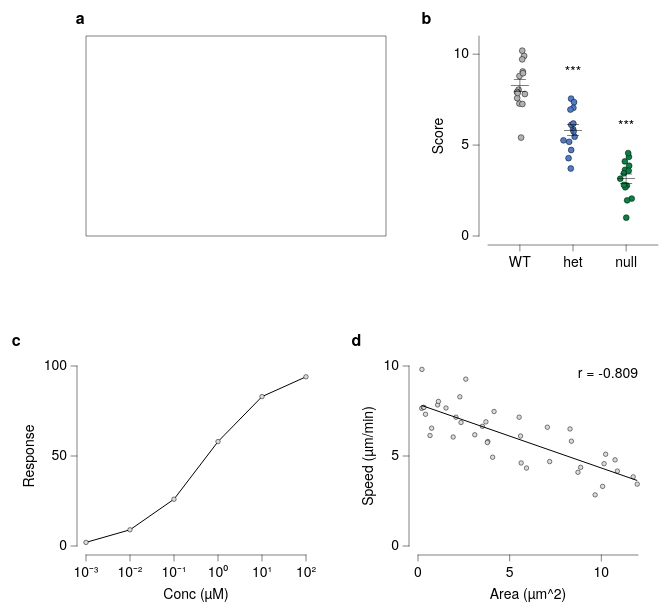

Describe this chart as a Vega-Lite specification.
### Vega-Lite specification from a JSON file in a GitHub repository (floating-point values rounded to 4 significant figures)
{"background": null, "config": {"arc": {"fill": "#DBDBDB", "fillOpacity": 1.0, "innerRadius": 25.0, "padAngle": 0.03, "stroke": "black", "strokeOpacity": 1, "strokeWidth": 0.25}, "area": {"fill": "#DBDBDB", "fillOpacity": 1.0, "stroke": "black", "strokeOpacity": 1, "strokeWidth": 0.25}, "axis": {"domain": true, "domainCap": "round", "domainColor": "black", "domainWidth": 0.25, "grid": false, "gridCap": "round", "gridColor": "#F1F1F1", "gridDash": [0, 0], "gridOpacity": 1.0, "gridWidth": 0.25, "labelColor": "black", "labelFont": "Helvetica Neue, HelveticaNeue, Helvetica, Arial, sans-serif", "labelFontSize": 7, "labelFontStyle": "normal", "labelFontWeight": 400, "offset": 4.5, "ticks": true, "tickCap": "round", "tickColor": "black", "tickRound": false, "tickSize": 3, "tickWidth": 0.25, "titleColor": "black", "titleFont": "Helvetica Neue, HelveticaNeue, Helvetica, Arial, sans-serif", "titleFontSize": 7, "titleFontStyle": "normal", "titleFontWeight": 400}, "axisX": {"domain": true, "labelAlign": "center", "labelAngle": 0, "labels": true, "ticks": true, "translate": 0}, "axisY": {"domain": true, "labelAlign": "right", "labelAngle": 0, "labels": true, "ticks": true, "translate": 0}, "axisRight": {"domain": true, "labelAlign": "left", "labelAngle": 0, "labels": true, "ticks": true, "translate": 0}, "axisTop": {"domain": true, "labelAlign": "center", "labelAngle": 0, "labels": true, "ticks": true, "translate": 0}, "axisBand": {"tickOffset": 0}, "bar": {"fill": "#DBDBDB", "fillOpacity": 1.0, "stroke": "black", "strokeOpacity": 1, "strokeWidth": 0.25}, "boxplot": {"size": 9.0, "ticks": {"cornerRadius": 0.25, "fill": "black", "opacity": 1, "size": 4.5, "thickness": 0.25}, "box": {"fillOpacity": 1.0, "stroke": "black", "strokeOpacity": 1, "strokeWidth": 0.25}, "median": {"cornerRadius": 0, "fill": "black", "fillOpacity": 1.0, "opacity": 1, "size": 9.0, "thickness": 0.25}, "rule": {"fill": "black", "fillOpacity": 1.0, "size": 10.0, "stroke": "black", "strokeDash": [0, 0], "strokeOpacity": 1, "strokeWidth": 0.25}, "outliers": {"color": "black", "fill": "black", "fillOpacity": 1.0, "size": 0, "stroke": "black", "strokeOpacity": 1, "strokeWidth": 0.25}}, "circle": {"fill": "black", "fillOpacity": 1.0, "size": 1.25, "stroke": null, "strokeOpacity": 1, "strokeWidth": 0.25}, "errorband": {"band": {"fillOpacity": 0.6, "stroke": null, "strokeWidth": 0.25, "strokeOpacity": 1}, "borders": {"opacity": 0, "strokeOpacity": 0.25, "strokeWidth": 1}}, "errorbar": {"opacity": 1, "rule": {"strokeDash": [0, 0], "strokeWidth": 0.25}, "ticks": {"color": "black", "cornerRadius": 0.125, "opacity": 1, "size": 6.0, "thickness": 0.25}, "thickness": 0.25}, "font": "Helvetica Neue, HelveticaNeue, Helvetica, Arial, sans-serif", "geoshape": {"fill": "#DBDBDB", "fillOpacity": 1.0, "stroke": "black", "strokeOpacity": 1, "strokeWidth": 0.25}, "header": {"labelColor": "black", "labelFont": "Helvetica Neue, HelveticaNeue, Helvetica, Arial, sans-serif", "labelFontSize": 7, "labelFontStyle": "normal", "labelFontWeight": 400, "titleColor": "black", "titleFont": "Helvetica Neue, HelveticaNeue, Helvetica, Arial, sans-serif", "titleFontSize": 7, "titleFontStyle": "normal", "titleFontWeight": 400, "titlePadding": 0}, "legend": {"disable": false, "offset": 4.5, "titlePadding": 4, "labelOffset": 2, "gradientLabelOffset": 2, "gradientLength": 50.0, "gradientThickness": 5.0, "gradientOpacity": 1.0, "gradientStrokeColor": "black", "gradientStrokeWidth": 0.25, "labelColor": "black", "labelFont": "Helvetica Neue, HelveticaNeue, Helvetica, Arial, sans-serif", "labelFontSize": 7, "labelFontStyle": "normal", "labelFontWeight": 400, "strokeColor": "black", "strokeWidth": 0, "symbolSize": 42, "symbolStrokeColor": "black", "symbolStrokeWidth": 0.25, "titleColor": "black", "titleFont": "Helvetica Neue, HelveticaNeue, Helvetica, Arial, sans-serif", "titleFontSize": 7, "titleFontStyle": "normal", "titleFontWeight": 400}, "line": {"color": "black", "stroke": "black", "strokeCap": "butt", "strokeDash": [0, 0], "strokeOpacity": 1, "strokeWidth": 0.5}, "point": {"filled": true, "fill": "#DBDBDB", "fillOpacity": 1.0, "size": 5.0, "stroke": "black", "strokeOpacity": 1, "strokeWidth": 0.25}, "range": {"category": ["#B2B2B2", "#4A7CD3", "#008542", "#664CAF", "#509F98", "#636363", "#284F93", "#005226", "#382864", "#285753"], "diverging": {"scheme": ["#443E60", "#5F597E", "#7C759B", "#9994B6", "#B7B4CC", "#D6D5DC", "#F6F6F6", "#D1DAD9", "#A4C2BF", "#7AA9A4", "#578E89", "#37736E", "#1B5954"]}, "heatmap": {"scheme": ["#440154", "#472270", "#433E82", "#38598C", "#2C728E", "#238A8D", "#24A086", "#39B578", "#5DC862", "#96D646", "#CAE02D", "#FDE724"]}, "ordinal": {"scheme": ["#F1F1F1", "#DBDBDB", "#C6C6C6", "#B2B2B2", "#9D9D9D", "#898989", "#767676", "#636363", "#515151", "#404040", "#2F2F2F", "#1F1F1F"]}, "ramp": {"scheme": ["#440154", "#472270", "#433E82", "#38598C", "#2C728E", "#238A8D", "#24A086", "#39B578", "#5DC862", "#96D646", "#CAE02D", "#FDE724"]}}, "rule": {"color": "black", "stroke": "black", "strokeCap": "round", "strokeDash": [2, 2], "strokeOpacity": 1, "strokeWidth": 0.25}, "scale": {"barBandPaddingInner": 0.1, "rectBandPaddingInner": 0, "tickBandPaddingInner": 0.1, "bandPaddingOuter": 0.1, "bandWithNestedOffsetPaddingInner": 0.2, "bandWithNestedOffsetPaddingOuter": 0.2, "offsetBandPaddingInner": 0, "offsetBandPaddingOuter": 0, "round": false}, "rect": {"fill": "#DBDBDB", "fillOpacity": 1.0, "stroke": "black", "strokeOpacity": 1, "strokeWidth": 0.25}, "square": {"fill": "#DBDBDB", "fillOpacity": 1.0, "size": 10.0, "stroke": "black", "strokeOpacity": 1, "strokeWidth": 0.25}, "text": {"color": "black", "font": "Helvetica Neue, HelveticaNeue, Helvetica, Arial, sans-serif", "fontSize": 7, "fontStyle": "normal", "fontWeight": 400}, "tick": {"color": "black", "cornerRadius": 0.125, "opacity": 1.0, "size": 9.0, "thickness": 0.25}, "title": {"anchor": "middle", "frame": "group", "color": "black", "font": "Helvetica Neue, HelveticaNeue, Helvetica, Arial, sans-serif", "fontSize": 7, "fontStyle": "normal", "fontWeight": 400, "subtitleColor": "black", "subtitleFont": "Helvetica Neue, HelveticaNeue, Helvetica, Arial, sans-serif", "subtitleFontSize": "Helvetica Neue, HelveticaNeue, Helvetica, Arial, sans-serif", "subtitleFontStyle": "normal", "subtitleFontWeight": 400}, "trail": {"color": "black", "opacity": 1, "size": 0.5}, "view": {"continuousWidth": 100, "continuousHeight": 100, "discreteWidth": 100, "discreteHeight": 100, "fill": null, "stroke": null, "strokeWidth": 0.25}}, "vconcat": [{"hconcat": [{"vconcat": [{"mark": {"type": "point", "opacity": 0}, "height": 100, "name": "__dsfigure_blank_1", "view": {"fill": "white", "stroke": "black", "strokeDash": [0, 0], "strokeWidth": 0.25}, "width": 150}], "data": {"values": [{"__dysonsphere__": 1}]}, "name": "__dsfigure_label_1", "title": {"text": "a", "anchor": "start", "dx": -5, "dy": 0, "fontSize": 8, "fontWeight": 700, "frame": "bounds"}}, {"vconcat": [{"layer": [{"data": {"name": "data-1cf6b21261ba260b8a5f35144bc8ea1c"}, "mark": {"type": "circle", "opacity": 1.0, "size": 8.5, "stroke": "black", "strokeOpacity": 1, "strokeWidth": 0.25}, "encoding": {"color": {"field": "genotype", "legend": null, "scale": {"domain": ["WT", "het", "null"]}, "sort": ["WT", "het", "null"], "title": null, "type": "nominal"}, "x": {"axis": {}, "field": "genotype", "scale": {"domain": ["WT", "het", "null"]}, "sort": ["WT", "het", "null"], "title": null, "type": "nominal"}, "xOffset": {"field": "jitter_x", "scale": {"domain": [-4.756, 4.756], "range": [5.869, 15.38]}, "type": "quantitative"}, "y": {"field": "value", "title": "Score", "type": "quantitative"}}}, {"data": {"name": "data-179ce15e0838628223aaa660ed5f4d87"}, "mark": {"type": "errorbar"}, "encoding": {"x": {"axis": {}, "field": "genotype", "scale": {"domain": ["WT", "het", "null"]}, "sort": ["WT", "het", "null"], "title": null, "type": "nominal"}, "y": {"field": "__mean", "title": "Score", "type": "quantitative"}, "yError": {"field": "__error"}}}, {"data": {"name": "data-179ce15e0838628223aaa660ed5f4d87"}, "mark": {"type": "tick"}, "encoding": {"x": {"axis": {}, "field": "genotype", "scale": {"domain": ["WT", "het", "null"]}, "sort": ["WT", "het", "null"], "title": null, "type": "nominal"}, "y": {"field": "__mean", "title": "Score", "type": "quantitative"}}}, {"layer": [{"data": {"values": [{"y": 7.554, "label": "***", "__dysonsphere__": 1}]}, "mark": {"type": "text", "align": "center", "baseline": "bottom", "dy": -10.0, "fontSize": 7}, "encoding": {"text": {"field": "label", "type": "nominal"}, "x": {"value": 42.5}, "y": {"field": "y", "type": "quantitative"}}}, {"data": {"values": [{"y": 4.56, "label": "***", "__dysonsphere__": 1}]}, "mark": {"type": "text", "align": "center", "baseline": "bottom", "dy": -10.0, "fontSize": 7}, "encoding": {"text": {"field": "label", "type": "nominal"}, "x": {"value": 69.06}, "y": {"field": "y", "type": "quantitative"}}}], "name": "__dysonsphere_62b8b2c6566a548c_1"}], "height": 100, "width": 85}], "name": "__dsfigure_label_2", "title": {"text": "b", "anchor": "start", "dx": -5, "dy": 0, "fontSize": 8, "fontWeight": 700, "frame": "bounds"}}], "resolve": {"scale": {"color": "independent"}}, "spacing": 16}, {"hconcat": [{"vconcat": [{"mark": {"type": "line", "point": true}, "encoding": {"x": {"axis": {"labelExpr": "round(log(datum.value) / log(10)) < 0 ? '10⁻' + (abs(round(log(datum.value) / log(10))) >= 10 ? '⁰¹²³⁴⁵⁶⁷⁸⁹'[floor(abs(round(log(datum.value) / log(10)))/10)] + '⁰¹²³⁴⁵⁶⁷⁸⁹'[abs(round(log(datum.value) / log(10)))%10] : '⁰¹²³⁴⁵⁶⁷⁸⁹'[abs(round(log(datum.value) / log(10)))]) : '10' + (abs(round(log(datum.value) / log(10))) >= 10 ? '⁰¹²³⁴⁵⁶⁷⁸⁹'[floor(abs(round(log(datum.value) / log(10)))/10)] + '⁰¹²³⁴⁵⁶⁷⁸⁹'[abs(round(log(datum.value) / log(10)))%10] : '⁰¹²³⁴⁵⁶⁷⁸⁹'[abs(round(log(datum.value) / log(10)))])", "values": [0.001, 0.01, 0.1, 1.0, 10.0, 100.0]}, "field": "conc", "scale": {"type": "log"}, "title": "Conc (µM)", "type": "quantitative"}, "y": {"field": "signal", "title": "Response", "type": "quantitative"}}, "height": 90, "width": 110}], "data": {"name": "data-98a1b623588831d152ce1e3d7ed61198"}, "name": "__dsfigure_label_3", "title": {"text": "c", "anchor": "start", "dx": -5, "dy": 0, "fontSize": 8, "fontWeight": 700, "frame": "bounds"}}, {"vconcat": [{"layer": [{"data": {"name": "data-fbda82c11a41e84114bb82f904352c14"}, "mark": {"type": "point", "filled": true}, "encoding": {"x": {"field": "area", "title": "Area (µm^2)", "type": "quantitative"}, "y": {"field": "speed", "title": "Speed (µm/min)", "type": "quantitative"}}}, {"layer": [{"data": {"name": "data-7cf9040398505750cb28d6ecdef243c4"}, "mark": {"type": "line"}, "encoding": {"x": {"field": "area", "type": "quantitative"}, "y": {"field": "speed", "type": "quantitative"}}}, {"data": {"values": [{"__dysonsphere__": 1}]}, "mark": {"type": "text", "align": "right", "angle": 0, "baseline": "top", "dx": 0, "dy": 0, "fontSize": 7, "opacity": 1.0}, "encoding": {"text": {"value": "r = -0.809"}, "x": {"value": 110}, "y": {"value": 0}}}], "name": "__dysonsphere_5adfeca5bce21ded_2"}], "height": 90, "width": 110}], "name": "__dsfigure_label_4", "title": {"text": "d", "anchor": "start", "dx": -5, "dy": 0, "fontSize": 8, "fontWeight": 700, "frame": "bounds"}}], "resolve": {"scale": {"color": "independent"}}, "spacing": 16}], "resolve": {"scale": {"color": "independent"}}, "spacing": 32, "$schema": "https://vega.github.io/schema/vega-lite/v6.4.1.json", "datasets": {"data-1cf6b21261ba260b8a5f35144bc8ea1c": [{"genotype": "WT", "value": 8.048, "jitter_x": -0.6474}, {"genotype": "WT", "value": 9.904, "jitter_x": 2.127}, {"genotype": "WT", "value": 9.715, "jitter_x": 1.156}, {"genotype": "WT", "value": 7.286, "jitter_x": -0.2386}, {"genotype": "WT", "value": 7.583, "jitter_x": -1.34}, {"genotype": "WT", "value": 7.262, "jitter_x": 1.255}, {"genotype": "WT", "value": 8.798, "jitter_x": -0.2087}, {"genotype": "WT", "value": 7.922, "jitter_x": -1.438}, {"genotype": "WT", "value": 9.046, "jitter_x": 1.447}, {"genotype": "WT", "value": 5.414, "jitter_x": 0.6067}, {"genotype": "WT", "value": 10.19, "jitter_x": 1.191}, {"genotype": "WT", "value": 7.865, "jitter_x": -1.102}, {"genotype": "WT", "value": 8.953, "jitter_x": 1.567}, {"genotype": "WT", "value": 7.809, "jitter_x": 2.503}, {"genotype": "het", "value": 5.869, "jitter_x": 0.04581}, {"genotype": "het", "value": 7.048, "jitter_x": 0.1885}, {"genotype": "het", "value": 7.554, "jitter_x": -0.95}, {"genotype": "het", "value": 6.116, "jitter_x": -0.8652}, {"genotype": "het", "value": 6.186, "jitter_x": 0.1846}, {"genotype": "het", "value": 7.36, "jitter_x": 0.5259}, {"genotype": "het", "value": 5.182, "jitter_x": -1.912}, {"genotype": "het", "value": 4.28, "jitter_x": -2.228}, {"genotype": "het", "value": 6.953, "jitter_x": -1.297}, {"genotype": "het", "value": 5.461, "jitter_x": 0.8293}, {"genotype": "het", "value": 3.712, "jitter_x": -1.112}, {"genotype": "het", "value": 5.26, "jitter_x": -4.756}, {"genotype": "het", "value": 5.745, "jitter_x": 0.3045}, {"genotype": "het", "value": 4.73, "jitter_x": -0.9077}, {"genotype": "null", "value": 1.011, "jitter_x": 0.06974}, {"genotype": "null", "value": 3.151, "jitter_x": -2.93}, {"genotype": "null", "value": 4.356, "jitter_x": 1.409}, {"genotype": "null", "value": 2.774, "jitter_x": 0.3796}, {"genotype": "null", "value": 2.059, "jitter_x": 2.789}, {"genotype": "null", "value": 3.639, "jitter_x": -0.5428}, {"genotype": "null", "value": 4.104, "jitter_x": -0.631}, {"genotype": "null", "value": 2.68, "jitter_x": -0.4181}, {"genotype": "null", "value": 3.863, "jitter_x": 1.519}, {"genotype": "null", "value": 4.56, "jitter_x": 1.033}, {"genotype": "null", "value": 2.81, "jitter_x": -1.089}, {"genotype": "null", "value": 1.961, "jitter_x": 0.5076}, {"genotype": "null", "value": 3.587, "jitter_x": 1.274}, {"genotype": "null", "value": 3.447, "jitter_x": -1.127}], "data-179ce15e0838628223aaa660ed5f4d87": [{"genotype": "WT", "__mean": 8.271, "__error": 0.3394, "__dysonsphere__": 1}, {"genotype": "het", "__mean": 5.818, "__error": 0.3079, "__dysonsphere__": 1}, {"genotype": "null", "__mean": 3.143, "__error": 0.2676, "__dysonsphere__": 1}], "data-98a1b623588831d152ce1e3d7ed61198": [{"conc": 0.001, "signal": 2}, {"conc": 0.01, "signal": 9}, {"conc": 0.1, "signal": 26}, {"conc": 1.0, "signal": 58}, {"conc": 10.0, "signal": 83}, {"conc": 100.0, "signal": 94}], "data-fbda82c11a41e84114bb82f904352c14": [{"area": 4.149, "speed": 7.472}, {"area": 5.627, "speed": 4.614}, {"area": 10.87, "speed": 4.161}, {"area": 8.368, "speed": 5.824}, {"area": 4.072, "speed": 4.932}, {"area": 0.2025, "speed": 7.647}, {"area": 1.918, "speed": 6.055}, {"area": 11.96, "speed": 3.437}, {"area": 5.517, "speed": 7.156}, {"area": 8.292, "speed": 6.504}, {"area": 0.656, "speed": 6.137}, {"area": 0.4086, "speed": 7.319}, {"area": 10.15, "speed": 4.573}, {"area": 7.055, "speed": 6.6}, {"area": 3.705, "speed": 6.897}, {"area": 3.809, "speed": 5.805}, {"area": 1.071, "speed": 7.839}, {"area": 2.072, "speed": 7.156}, {"area": 0.295, "speed": 7.699}, {"area": 10.07, "speed": 3.311}, {"area": 5.596, "speed": 6.11}, {"area": 1.526, "speed": 7.667}, {"area": 8.871, "speed": 4.368}, {"area": 2.348, "speed": 6.861}, {"area": 0.743, "speed": 6.546}, {"area": 7.181, "speed": 4.69}, {"area": 10.75, "speed": 4.786}, {"area": 0.3233, "speed": 7.699}, {"area": 9.662, "speed": 2.84}, {"area": 2.282, "speed": 8.288}, {"area": 1.115, "speed": 8.031}, {"area": 0.2155, "speed": 9.811}, {"area": 3.516, "speed": 6.65}, {"area": 8.725, "speed": 4.095}, {"area": 5.918, "speed": 4.33}, {"area": 10.24, "speed": 5.097}, {"area": 2.607, "speed": 9.27}, {"area": 3.782, "speed": 5.748}, {"area": 3.098, "speed": 6.179}, {"area": 11.74, "speed": 3.841}], "data-7cf9040398505750cb28d6ecdef243c4": [{"area": 0.2025, "speed": 7.806, "__dysonsphere__": 1}, {"area": 11.96, "speed": 3.64, "__dysonsphere__": 1}]}}
